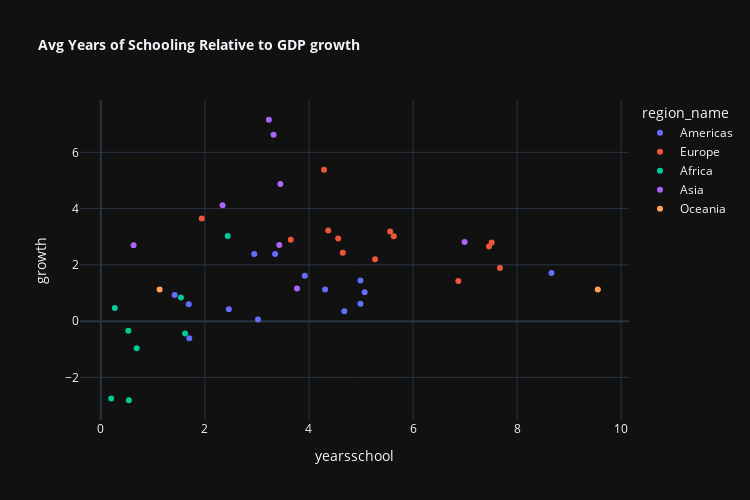

The notebook cell saved with this chart:
### Code cell
# plot the relation between avg years of schooling and GDP growth
fig = px.scatter(df, x="yearsschool", y="growth", color="region_name", title="<b>Avg Years of Schooling Relative to GDP growth</b>").update_layout(width=750, height=500, showlegend=True, title_font_size=14)
fig.show(observer=True)

### Figure 1 — Plotly figure (JSON) as saved in the notebook; plotly's stock layout.template omitted (floating-point values rounded to 4 significant figures)
{"data": [{"hovertemplate": "region_name=Americas<br>yearsschool=%{x}<br>growth=%{y}<extra></extra>", "legendgroup": "Americas", "marker": {"color": "#636efa", "symbol": "circle"}, "mode": "markers", "name": "Americas", "orientation": "v", "showlegend": true, "x": [4.99, 8.66, 3.02, 5.07, 4.68, 1.42, 1.69, 1.7, 4.99, 4.31, 2.95, 3.35, 3.92, 2.46], "xaxis": "x", "y": [0.6176, 1.712, 0.06021, 1.025, 0.3551, 0.9292, 0.5978, -0.6076, 1.447, 1.121, 2.388, 2.382, 1.614, 0.4178], "yaxis": "y", "type": "scatter"}, {"hovertemplate": "region_name=Europe<br>yearsschool=%{x}<br>growth=%{y}<extra></extra>", "legendgroup": "Europe", "marker": {"color": "#EF553B", "symbol": "circle"}, "mode": "markers", "name": "Europe", "orientation": "v", "showlegend": true, "x": [4.56, 4.37, 4.65, 7.51, 7.67, 6.87, 3.65, 1.94, 5.63, 5.56, 5.27, 4.29, 7.46], "xaxis": "x", "y": [2.933, 3.224, 2.431, 2.798, 1.888, 1.422, 2.889, 3.647, 3.012, 3.182, 2.201, 5.384, 2.651], "yaxis": "y", "type": "scatter"}, {"hovertemplate": "region_name=Africa<br>yearsschool=%{x}<br>growth=%{y}<extra></extra>", "legendgroup": "Africa", "marker": {"color": "#00cc96", "symbol": "circle"}, "mode": "markers", "name": "Africa", "orientation": "v", "showlegend": true, "x": [0.54, 0.2, 1.62, 1.54, 0.27, 0.53, 0.69, 2.44], "xaxis": "x", "y": [-2.812, -2.751, -0.4378, 0.8382, 0.4628, -0.3398, -0.9632, 3.024], "yaxis": "y", "type": "scatter"}, {"hovertemplate": "region_name=Asia<br>yearsschool=%{x}<br>growth=%{y}<extra></extra>", "legendgroup": "Asia", "marker": {"color": "#ab63fa", "symbol": "circle"}, "mode": "markers", "name": "Asia", "orientation": "v", "showlegend": true, "x": [0.63, 3.77, 3.23, 3.45, 6.99, 3.43, 3.32, 2.34], "xaxis": "x", "y": [2.698, 1.159, 7.157, 4.877, 2.811, 2.705, 6.625, 4.115], "yaxis": "y", "type": "scatter"}, {"hovertemplate": "region_name=Oceania<br>yearsschool=%{x}<br>growth=%{y}<extra></extra>", "legendgroup": "Oceania", "marker": {"color": "#FFA15A", "symbol": "circle"}, "mode": "markers", "name": "Oceania", "orientation": "v", "showlegend": true, "x": [9.55, 1.13], "xaxis": "x", "y": [1.124, 1.12], "yaxis": "y", "type": "scatter"}], "layout": {"xaxis": {"anchor": "y", "domain": [0.0, 1.0], "title": {"text": "yearsschool"}}, "yaxis": {"anchor": "x", "domain": [0.0, 1.0], "title": {"text": "growth"}}, "legend": {"title": {"text": "region_name"}, "tracegroupgap": 0}, "title": {"text": "<b>Avg Years of Schooling Relative to GDP growth</b>", "font": {"size": 14}}, "width": 750, "height": 500, "showlegend": true}}
